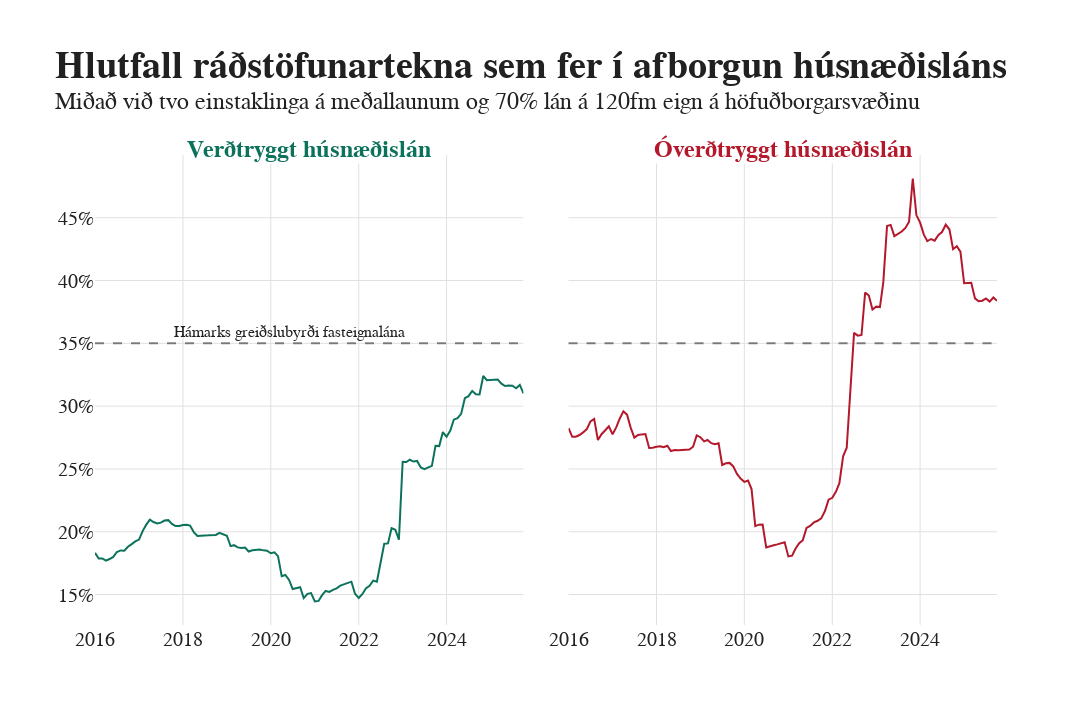

The cell this chart's notebook holds for it:
### Code cell
fig_colors = isb.Figure()

def make_line_plot(df, fig):

    for i, column in enumerate(df.columns):

        fig.add_scatter(
            x = df.index,
            y = df[column],
            mode = 'lines',
            line = dict(
                color = fig_colors.colors(i)
            ),
            row=1,
            col=i+1,
            showlegend=False
        )


fig = isb.Figure('core')
fig.set_title(
    "Hlutfall ráðstöfunartekna sem fer í afborgun húsnæðisláns",
    subtitle="Miðað við tvo einstaklinga á meðallaunum og 70% lán á 120fm eign á höfuðborgarsvæðinu"
)
fig.as_subplot(rows=1, cols=2, subplot_titles=["<b>Verðtryggt húsnæðislán</b>", "<b>Óverðtryggt húsnæðislán</b>"],
                shared_yaxes=True, horizontal_spacing=.05)


df\
.set_index('date')\
.loc[lambda r: r.index >= '2016-01-01']\
.loc[:, ['fci_indexed', 'fci_non_indexed']]\
.pipe(make_line_plot, fig=fig)

fig.update_layout(
    yaxis = dict(
        tickformat = '.0%'
    )
)

fig.add_hline(
    y = .35,
    line = dict(
        dash = 'dash',
        color = isb.ph.hex_to_rgba("#333333", .6)
    )
)


annotations = []
for i, annotation in enumerate(fig.layout.annotations):
    if "tryggt" in annotation['text']:
        annotation['font'] = fig.get_font(size = 24, color = fig_colors.colors(i))
        annotation['y'] -= .02
        annotation['bgcolor'] = fig.bg_color

fig.add_annotation(
    x = '2020-06-01',
    y = .35,
    text = 'Hámarks greiðslubyrði fasteignalána',
    showarrow = False,
    yanchor='bottom',
    font = fig.get_font(size = 16)
)

fig.export('DSI', scale=1.5)
fig.show()

### Figure 1 — Plotly figure (JSON) as saved in the notebook; plotly's stock layout.template omitted (floating-point values rounded to 4 significant figures)
{"data": [{"line": {"color": "rgb(13, 114, 92)"}, "mode": "lines", "showlegend": false, "type": "scatter", "x": ["2016-01-01", "2016-02-01", "2016-03-01", "2016-04-01", "2016-05-01", "2016-06-01", "2016-07-01", "2016-08-01", "2016-09-01", "2016-10-01", "2016-11-01", "2016-12-01", "2017-01-01", "2017-02-01", "2017-03-01", "2017-04-01", "2017-05-01", "2017-06-01", "2017-07-01", "2017-08-01", "2017-09-01", "2017-10-01", "2017-11-01", "2017-12-01", "2018-01-01", "2018-02-01", "2018-03-01", "2018-04-01", "2018-05-01", "2018-06-01", "2018-07-01", "2018-08-01", "2018-09-01", "2018-10-01", "2018-11-01", "2018-12-01", "2019-01-01", "2019-02-01", "2019-03-01", "2019-04-01", "2019-05-01", "2019-06-01", "2019-07-01", "2019-08-01", "2019-09-01", "2019-10-01", "2019-11-01", "2019-12-01", "2020-01-01", "2020-02-01", "2020-03-01", "2020-04-01", "2020-05-01", "2020-06-01", "2020-07-01", "2020-08-01", "2020-09-01", "2020-10-01", "2020-11-01", "2020-12-01", "2021-01-01", "2021-02-01", "2021-03-01", "2021-04-01", "2021-05-01", "2021-06-01", "2021-07-01", "2021-08-01", "2021-09-01", "2021-10-01", "2021-11-01", "2021-12-01", "2022-01-01", "2022-02-01", "2022-03-01", "2022-04-01", "2022-05-01", "2022-06-01", "2022-07-01", "2022-08-01", "2022-09-01", "2022-10-01", "2022-11-01", "2022-12-01", "2023-01-01", "2023-02-01", "2023-03-01", "2023-04-01", "2023-05-01", "2023-06-01", "2023-07-01", "2023-08-01", "2023-09-01", "2023-10-01", "2023-11-01", "2023-12-01", "2024-01-01", "2024-02-01", "2024-03-01", "2024-04-01", "2024-05-01", "2024-06-01", "2024-07-01", "2024-08-01", "2024-09-01", "2024-10-01", "2024-11-01", "2024-12-01", "2025-01-01", "2025-02-01", "2025-03-01", "2025-04-01", "2025-05-01", "2025-06-01", "2025-07-01", "2025-08-01", "2025-09-01", "2025-10-01"], "xaxis": "x", "y": [0.1831, 0.1787, 0.1788, 0.177, 0.1783, 0.18, 0.1839, 0.1852, 0.1849, 0.1881, 0.1902, 0.1924, 0.1937, 0.2007, 0.2055, 0.2096, 0.2078, 0.2066, 0.2073, 0.2089, 0.2092, 0.2063, 0.2045, 0.2046, 0.2053, 0.2056, 0.205, 0.1997, 0.1966, 0.1971, 0.1971, 0.1971, 0.1973, 0.1974, 0.1991, 0.1979, 0.1968, 0.1885, 0.1893, 0.1875, 0.187, 0.1875, 0.1843, 0.1853, 0.1855, 0.1859, 0.1852, 0.1848, 0.1829, 0.1837, 0.1806, 0.1646, 0.1655, 0.1616, 0.1544, 0.1553, 0.1558, 0.1472, 0.1505, 0.1512, 0.1445, 0.1449, 0.1493, 0.1529, 0.1522, 0.1538, 0.155, 0.1571, 0.1581, 0.1595, 0.1602, 0.1507, 0.1472, 0.1505, 0.1548, 0.1569, 0.1611, 0.1603, 0.1757, 0.1905, 0.1907, 0.2028, 0.2016, 0.1937, 0.2557, 0.2554, 0.2573, 0.2559, 0.2564, 0.2512, 0.2498, 0.2509, 0.2525, 0.2685, 0.2682, 0.2794, 0.2757, 0.2805, 0.2892, 0.2903, 0.2938, 0.3063, 0.308, 0.3121, 0.3094, 0.3092, 0.324, 0.3207, 0.3209, 0.321, 0.3212, 0.3179, 0.316, 0.3164, 0.3163, 0.3142, 0.3169, 0.3101], "yaxis": "y"}, {"line": {"color": "rgb(180, 24, 43)"}, "mode": "lines", "showlegend": false, "type": "scatter", "x": ["2016-01-01", "2016-02-01", "2016-03-01", "2016-04-01", "2016-05-01", "2016-06-01", "2016-07-01", "2016-08-01", "2016-09-01", "2016-10-01", "2016-11-01", "2016-12-01", "2017-01-01", "2017-02-01", "2017-03-01", "2017-04-01", "2017-05-01", "2017-06-01", "2017-07-01", "2017-08-01", "2017-09-01", "2017-10-01", "2017-11-01", "2017-12-01", "2018-01-01", "2018-02-01", "2018-03-01", "2018-04-01", "2018-05-01", "2018-06-01", "2018-07-01", "2018-08-01", "2018-09-01", "2018-10-01", "2018-11-01", "2018-12-01", "2019-01-01", "2019-02-01", "2019-03-01", "2019-04-01", "2019-05-01", "2019-06-01", "2019-07-01", "2019-08-01", "2019-09-01", "2019-10-01", "2019-11-01", "2019-12-01", "2020-01-01", "2020-02-01", "2020-03-01", "2020-04-01", "2020-05-01", "2020-06-01", "2020-07-01", "2020-08-01", "2020-09-01", "2020-10-01", "2020-11-01", "2020-12-01", "2021-01-01", "2021-02-01", "2021-03-01", "2021-04-01", "2021-05-01", "2021-06-01", "2021-07-01", "2021-08-01", "2021-09-01", "2021-10-01", "2021-11-01", "2021-12-01", "2022-01-01", "2022-02-01", "2022-03-01", "2022-04-01", "2022-05-01", "2022-06-01", "2022-07-01", "2022-08-01", "2022-09-01", "2022-10-01", "2022-11-01", "2022-12-01", "2023-01-01", "2023-02-01", "2023-03-01", "2023-04-01", "2023-05-01", "2023-06-01", "2023-07-01", "2023-08-01", "2023-09-01", "2023-10-01", "2023-11-01", "2023-12-01", "2024-01-01", "2024-02-01", "2024-03-01", "2024-04-01", "2024-05-01", "2024-06-01", "2024-07-01", "2024-08-01", "2024-09-01", "2024-10-01", "2024-11-01", "2024-12-01", "2025-01-01", "2025-02-01", "2025-03-01", "2025-04-01", "2025-05-01", "2025-06-01", "2025-07-01", "2025-08-01", "2025-09-01", "2025-10-01"], "xaxis": "x2", "y": [0.2824, 0.2756, 0.2757, 0.277, 0.2791, 0.2817, 0.2878, 0.2898, 0.273, 0.2777, 0.2808, 0.284, 0.2776, 0.2833, 0.29, 0.2958, 0.2932, 0.2827, 0.2749, 0.2771, 0.2775, 0.2777, 0.2667, 0.2668, 0.2677, 0.2681, 0.2673, 0.2685, 0.2643, 0.265, 0.2649, 0.265, 0.2652, 0.2654, 0.2677, 0.2768, 0.2753, 0.272, 0.2731, 0.2705, 0.2698, 0.2704, 0.2531, 0.2545, 0.2548, 0.252, 0.246, 0.2423, 0.2397, 0.2408, 0.234, 0.2045, 0.2056, 0.2057, 0.1875, 0.1887, 0.1893, 0.1899, 0.1909, 0.1917, 0.1804, 0.181, 0.1864, 0.1909, 0.1933, 0.2031, 0.2046, 0.2074, 0.2088, 0.2107, 0.2165, 0.2255, 0.227, 0.232, 0.2387, 0.2601, 0.2669, 0.3125, 0.3583, 0.3561, 0.3566, 0.3904, 0.388, 0.3769, 0.3792, 0.3789, 0.3985, 0.4435, 0.4443, 0.4353, 0.4372, 0.439, 0.4419, 0.4468, 0.4812, 0.4521, 0.4461, 0.4365, 0.4314, 0.4331, 0.4317, 0.4362, 0.4386, 0.4444, 0.4406, 0.425, 0.4274, 0.423, 0.3978, 0.398, 0.3982, 0.3858, 0.3835, 0.3839, 0.3857, 0.3832, 0.3865, 0.3839], "yaxis": "y2"}], "layout": {"annotations": [{"bgcolor": "#ffffff", "font": {"color": "rgb(13, 114, 92)", "family": "TT Norms Pro", "size": 24}, "showarrow": false, "text": "<b>Verðtryggt húsnæðislán</b>", "x": 0.2375, "xanchor": "center", "xref": "paper", "y": 0.98, "yanchor": "bottom", "yref": "paper"}, {"bgcolor": "#ffffff", "font": {"color": "rgb(180, 24, 43)", "family": "TT Norms Pro", "size": 24}, "showarrow": false, "text": "<b>Óverðtryggt húsnæðislán</b>", "x": 0.7625, "xanchor": "center", "xref": "paper", "y": 0.98, "yanchor": "bottom", "yref": "paper"}, {"font": {"color": "#212121", "family": "TT Norms Pro", "size": 16}, "showarrow": false, "text": "Hámarks greiðslubyrði fasteignalána", "x": "2020-06-01", "y": 0.35, "yanchor": "bottom"}], "autosize": false, "font": {"color": "#212121", "family": "TT Norms Pro"}, "height": 720, "legend": {"font": {"color": "#212121", "family": "TT Norms Pro", "size": 18}}, "margin": {"b": 95, "l": 95, "r": 95, "t": 155}, "paper_bgcolor": "#ffffff", "plot_bgcolor": "#ffffff", "shapes": [{"line": {"color": "rgba(51, 51, 51, 0.6)", "dash": "dash"}, "type": "line", "x0": 0, "x1": 1, "xref": "x domain", "y0": 0.35, "y1": 0.35, "yref": "y"}, {"line": {"color": "rgba(51, 51, 51, 0.6)", "dash": "dash"}, "type": "line", "x0": 0, "x1": 1, "xref": "x2 domain", "y0": 0.35, "y1": 0.35, "yref": "y2"}], "title": {"font": {"color": "#212121", "family": "TT Norms Pro", "size": 24}, "text": "<span style=\"font-size: 38px;\"><b>Hlutfall ráðstöfunartekna sem fer í afborgun húsnæðisláns</b></span><br><span style=\"font-size: 24px;\">Miðað við tvo einstaklinga á meðallaunum og 70% lán á 120fm eign á höfuðborgarsvæðinu</span>"}, "width": 1280, "xaxis": {"anchor": "y", "domain": [0, 0.475], "gridcolor": "#e0e0e0", "tickfont": {"color": "#212121", "family": "TT Norms Pro", "size": 20}, "title": {"font": {"color": "#212121", "family": "TT Norms Pro", "size": 24}}, "zerolinecolor": "#e0e0e0", "zerolinewidth": 0}, "xaxis10": {"gridcolor": "#e0e0e0", "tickfont": {"color": "#212121", "family": "TT Norms Pro", "size": 20}, "title": {"font": {"color": "#212121", "family": "TT Norms Pro", "size": 24}}, "zerolinecolor": "#e0e0e0", "zerolinewidth": 0}, "xaxis11": {"gridcolor": "#e0e0e0", "tickfont": {"color": "#212121", "family": "TT Norms Pro", "size": 20}, "title": {"font": {"color": "#212121", "family": "TT Norms Pro", "size": 24}}, "zerolinecolor": "#e0e0e0", "zerolinewidth": 0}, "xaxis12": {"gridcolor": "#e0e0e0", "tickfont": {"color": "#212121", "family": "TT Norms Pro", "size": 20}, "title": {"font": {"color": "#212121", "family": "TT Norms Pro", "size": 24}}, "zerolinecolor": "#e0e0e0", "zerolinewidth": 0}, "xaxis13": {"gridcolor": "#e0e0e0", "tickfont": {"color": "#212121", "family": "TT Norms Pro", "size": 20}, "title": {"font": {"color": "#212121", "family": "TT Norms Pro", "size": 24}}, "zerolinecolor": "#e0e0e0", "zerolinewidth": 0}, "xaxis14": {"gridcolor": "#e0e0e0", "tickfont": {"color": "#212121", "family": "TT Norms Pro", "size": 20}, "title": {"font": {"color": "#212121", "family": "TT Norms Pro", "size": 24}}, "zerolinecolor": "#e0e0e0", "zerolinewidth": 0}, "xaxis15": {"gridcolor": "#e0e0e0", "tickfont": {"color": "#212121", "family": "TT Norms Pro", "size": 20}, "title": {"font": {"color": "#212121", "family": "TT Norms Pro", "size": 24}}, "zerolinecolor": "#e0e0e0", "zerolinewidth": 0}, "xaxis16": {"gridcolor": "#e0e0e0", "tickfont": {"color": "#212121", "family": "TT Norms Pro", "size": 20}, "title": {"font": {"color": "#212121", "family": "TT Norms Pro", "size": 24}}, "zerolinecolor": "#e0e0e0", "zerolinewidth": 0}, "xaxis17": {"gridcolor": "#e0e0e0", "tickfont": {"color": "#212121", "family": "TT Norms Pro", "size": 20}, "title": {"font": {"color": "#212121", "family": "TT Norms Pro", "size": 24}}, "zerolinecolor": "#e0e0e0", "zerolinewidth": 0}, "xaxis18": {"gridcolor": "#e0e0e0", "tickfont": {"color": "#212121", "family": "TT Norms Pro", "size": 20}, "title": {"font": {"color": "#212121", "family": "TT Norms Pro", "size": 24}}, "zerolinecolor": "#e0e0e0", "zerolinewidth": 0}, "xaxis19": {"gridcolor": "#e0e0e0", "tickfont": {"color": "#212121", "family": "TT Norms Pro", "size": 20}, "title": {"font": {"color": "#212121", "family": "TT Norms Pro", "size": 24}}, "zerolinecolor": "#e0e0e0", "zerolinewidth": 0}, "xaxis2": {"anchor": "y2", "domain": [0.525, 1], "gridcolor": "#e0e0e0", "tickfont": {"color": "#212121", "family": "TT Norms Pro", "size": 20}, "title": {"font": {"color": "#212121", "family": "TT Norms Pro", "size": 24}}, "zerolinecolor": "#e0e0e0", "zerolinewidth": 0}, "xaxis20": {"gridcolor": "#e0e0e0", "tickfont": {"color": "#212121", "family": "TT Norms Pro", "size": 20}, "title": {"font": {"color": "#212121", "family": "TT Norms Pro", "size": 24}}, "zerolinecolor": "#e0e0e0", "zerolinewidth": 0}, "xaxis3": {"gridcolor": "#e0e0e0", "tickfont": {"color": "#212121", "family": "TT Norms Pro", "size": 20}, "title": {"font": {"color": "#212121", "family": "TT Norms Pro", "size": 24}}, "zerolinecolor": "#e0e0e0", "zerolinewidth": 0}, "xaxis4": {"gridcolor": "#e0e0e0", "tickfont": {"color": "#212121", "family": "TT Norms Pro", "size": 20}, "title": {"font": {"color": "#212121", "family": "TT Norms Pro", "size": 24}}, "zerolinecolor": "#e0e0e0", "zerolinewidth": 0}, "xaxis5": {"gridcolor": "#e0e0e0", "tickfont": {"color": "#212121", "family": "TT Norms Pro", "size": 20}, "title": {"font": {"color": "#212121", "family": "TT Norms Pro", "size": 24}}, "zerolinecolor": "#e0e0e0", "zerolinewidth": 0}, "xaxis6": {"gridcolor": "#e0e0e0", "tickfont": {"color": "#212121", "family": "TT Norms Pro", "size": 20}, "title": {"font": {"color": "#212121", "family": "TT Norms Pro", "size": 24}}, "zerolinecolor": "#e0e0e0", "zerolinewidth": 0}, "xaxis7": {"gridcolor": "#e0e0e0", "tickfont": {"color": "#212121", "family": "TT Norms Pro", "size": 20}, "title": {"font": {"color": "#212121", "family": "TT Norms Pro", "size": 24}}, "zerolinecolor": "#e0e0e0", "zerolinewidth": 0}, "xaxis8": {"gridcolor": "#e0e0e0", "tickfont": {"color": "#212121", "family": "TT Norms Pro", "size": 20}, "title": {"font": {"color": "#212121", "family": "TT Norms Pro", "size": 24}}, "zerolinecolor": "#e0e0e0", "zerolinewidth": 0}, "xaxis9": {"gridcolor": "#e0e0e0", "tickfont": {"color": "#212121", "family": "TT Norms Pro", "size": 20}, "title": {"font": {"color": "#212121", "family": "TT Norms Pro", "size": 24}}, "zerolinecolor": "#e0e0e0", "zerolinewidth": 0}, "yaxis": {"anchor": "x", "domain": [0, 1], "gridcolor": "#e0e0e0", "tickfont": {"color": "#212121", "family": "TT Norms Pro", "size": 20}, "tickformat": ".0%", "title": {"font": {"color": "#212121", "family": "TT Norms Pro", "size": 24}}, "zerolinecolor": "#e0e0e0", "zerolinewidth": 0}, "yaxis10": {"gridcolor": "#e0e0e0", "tickfont": {"color": "#212121", "family": "TT Norms Pro", "size": 20}, "title": {"font": {"color": "#212121", "family": "TT Norms Pro", "size": 24}}, "zerolinecolor": "#e0e0e0", "zerolinewidth": 0}, "yaxis11": {"gridcolor": "#e0e0e0", "tickfont": {"color": "#212121", "family": "TT Norms Pro", "size": 20}, "title": {"font": {"color": "#212121", "family": "TT Norms Pro", "size": 24}}, "zerolinecolor": "#e0e0e0", "zerolinewidth": 0}, "yaxis12": {"gridcolor": "#e0e0e0", "tickfont": {"color": "#212121", "family": "TT Norms Pro", "size": 20}, "title": {"font": {"color": "#212121", "family": "TT Norms Pro", "size": 24}}, "zerolinecolor": "#e0e0e0", "zerolinewidth": 0}, "yaxis13": {"gridcolor": "#e0e0e0", "tickfont": {"color": "#212121", "family": "TT Norms Pro", "size": 20}, "title": {"font": {"color": "#212121", "family": "TT Norms Pro", "size": 24}}, "zerolinecolor": "#e0e0e0", "zerolinewidth": 0}, "yaxis14": {"gridcolor": "#e0e0e0", "tickfont": {"color": "#212121", "family": "TT Norms Pro", "size": 20}, "title": {"font": {"color": "#212121", "family": "TT Norms Pro", "size": 24}}, "zerolinecolor": "#e0e0e0", "zerolinewidth": 0}, "yaxis15": {"gridcolor": "#e0e0e0", "tickfont": {"color": "#212121", "family": "TT Norms Pro", "size": 20}, "title": {"font": {"color": "#212121", "family": "TT Norms Pro", "size": 24}}, "zerolinecolor": "#e0e0e0", "zerolinewidth": 0}, "yaxis16": {"gridcolor": "#e0e0e0", "tickfont": {"color": "#212121", "family": "TT Norms Pro", "size": 20}, "title": {"font": {"color": "#212121", "family": "TT Norms Pro", "size": 24}}, "zerolinecolor": "#e0e0e0", "zerolinewidth": 0}, "yaxis17": {"gridcolor": "#e0e0e0", "tickfont": {"color": "#212121", "family": "TT Norms Pro", "size": 20}, "title": {"font": {"color": "#212121", "family": "TT Norms Pro", "size": 24}}, "zerolinecolor": "#e0e0e0", "zerolinewidth": 0}, "yaxis18": {"gridcolor": "#e0e0e0", "tickfont": {"color": "#212121", "family": "TT Norms Pro", "size": 20}, "title": {"font": {"color": "#212121", "family": "TT Norms Pro", "size": 24}}, "zerolinecolor": "#e0e0e0", "zerolinewidth": 0}, "yaxis19": {"gridcolor": "#e0e0e0", "tickfont": {"color": "#212121", "family": "TT Norms Pro", "size": 20}, "title": {"font": {"color": "#212121", "family": "TT Norms Pro", "size": 24}}, "zerolinecolor": "#e0e0e0", "zerolinewidth": 0}, "yaxis2": {"anchor": "x2", "domain": [0, 1], "gridcolor": "#e0e0e0", "matches": "y", "showticklabels": false, "tickfont": {"color": "#212121", "family": "TT Norms Pro", "size": 20}, "title": {"font": {"color": "#212121", "family": "TT Norms Pro", "size": 24}}, "zerolinecolor": "#e0e0e0", "zerolinewidth": 0}, "yaxis20": {"gridcolor": "#e0e0e0", "tickfont": {"color": "#212121", "family": "TT Norms Pro", "size": 20}, "title": {"font": {"color": "#212121", "family": "TT Norms Pro", "size": 24}}, "zerolinecolor": "#e0e0e0", "zerolinewidth": 0}, "yaxis3": {"gridcolor": "#e0e0e0", "tickfont": {"color": "#212121", "family": "TT Norms Pro", "size": 20}, "title": {"font": {"color": "#212121", "family": "TT Norms Pro", "size": 24}}, "zerolinecolor": "#e0e0e0", "zerolinewidth": 0}, "yaxis4": {"gridcolor": "#e0e0e0", "tickfont": {"color": "#212121", "family": "TT Norms Pro", "size": 20}, "title": {"font": {"color": "#212121", "family": "TT Norms Pro", "size": 24}}, "zerolinecolor": "#e0e0e0", "zerolinewidth": 0}, "yaxis5": {"gridcolor": "#e0e0e0", "tickfont": {"color": "#212121", "family": "TT Norms Pro", "size": 20}, "title": {"font": {"color": "#212121", "family": "TT Norms Pro", "size": 24}}, "zerolinecolor": "#e0e0e0", "zerolinewidth": 0}, "yaxis6": {"gridcolor": "#e0e0e0", "tickfont": {"color": "#212121", "family": "TT Norms Pro", "size": 20}, "title": {"font": {"color": "#212121", "family": "TT Norms Pro", "size": 24}}, "zerolinecolor": "#e0e0e0", "zerolinewidth": 0}, "yaxis7": {"gridcolor": "#e0e0e0", "tickfont": {"color": "#212121", "family": "TT Norms Pro", "size": 20}, "title": {"font": {"color": "#212121", "family": "TT Norms Pro", "size": 24}}, "zerolinecolor": "#e0e0e0", "zerolinewidth": 0}, "yaxis8": {"gridcolor": "#e0e0e0", "tickfont": {"color": "#212121", "family": "TT Norms Pro", "size": 20}, "title": {"font": {"color": "#212121", "family": "TT Norms Pro", "size": 24}}, "zerolinecolor": "#e0e0e0", "zerolinewidth": 0}, "yaxis9": {"gridcolor": "#e0e0e0", "tickfont": {"color": "#212121", "family": "TT Norms Pro", "size": 20}, "title": {"font": {"color": "#212121", "family": "TT Norms Pro", "size": 24}}, "zerolinecolor": "#e0e0e0", "zerolinewidth": 0}}}
